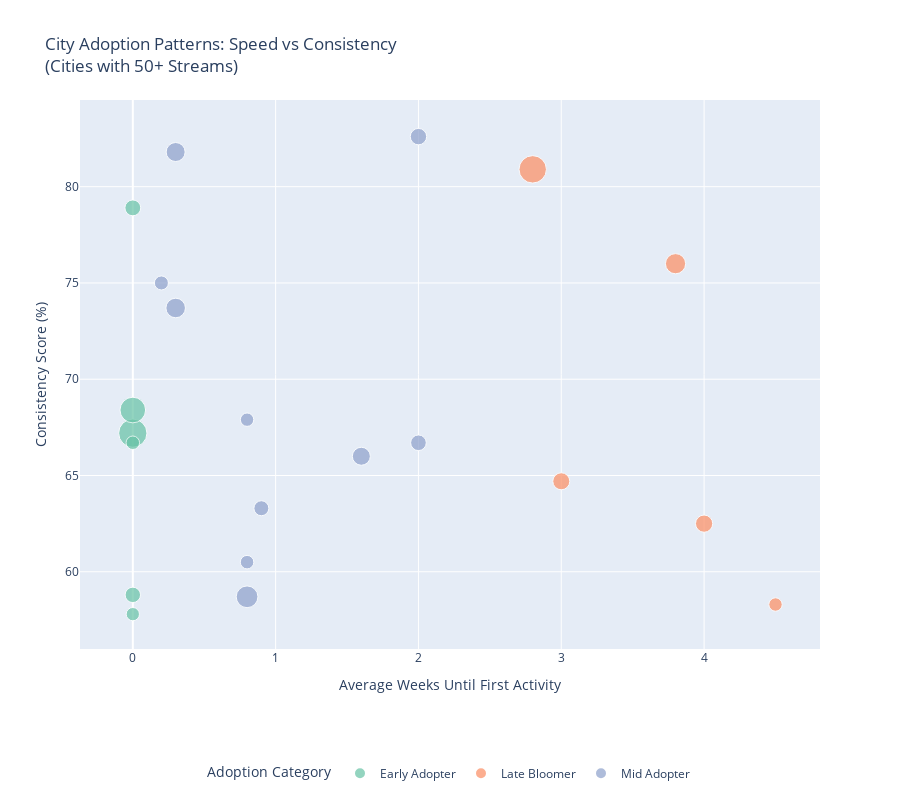
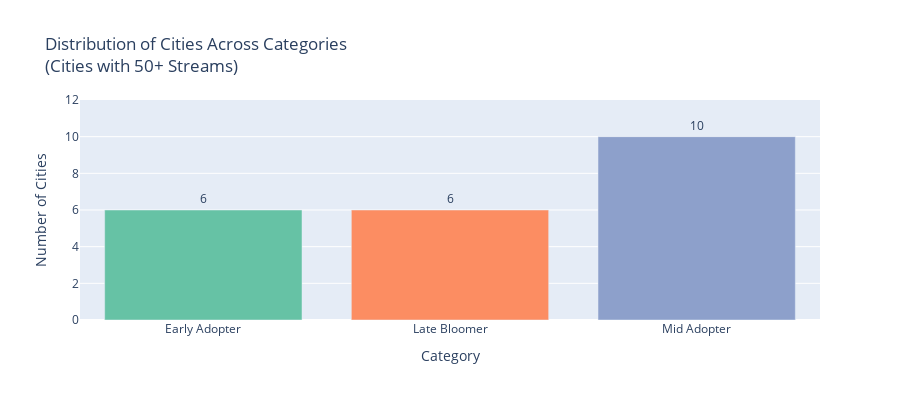

Notebook source saved alongside these figures, in order:
### Code cell
# This will show all the visualizations and printed output
city_metrics, song_metrics, category_metrics = analyze_peaks()

# Now you can use the DataFrames for further analysis
city_metrics.head()  # Only if you want to see the data

### Figure 1 — Plotly figure (JSON) as saved in the notebook; plotly's stock layout.template omitted (floating-point values rounded to 4 significant figures)
{"data": [{"customdata": [[67.2, 0, 232, "Early Adopter"], [68.4, 0, 191, "Early Adopter"], [66.7, 0, 53, "Early Adopter"], [78.9, 0, 73, "Early Adopter"], [58.8, 0, 69, "Early Adopter"], [57.8, 0, 51, "Early Adopter"]], "hovertemplate": "<b>%{hovertext}</b><br>Consistency: %{customdata[0]:.1f}%<br>Weeks to First Stream: %{customdata[1]:.1f}<br>Total Streams: %{customdata[2]:,.0f}<br>Category: %{customdata[3]}<extra></extra>", "hovertext": ["Denver", "New York City", "Minneapolis", "Charlotte", "London", "Las Vegas"], "legendgroup": "Early Adopter", "marker": {"color": "rgb(102,194,165)", "size": [232, 191, 53, 73, 69, 51], "sizemode": "area", "sizeref": 0.58, "symbol": "circle"}, "mode": "markers", "name": "Early Adopter", "orientation": "v", "showlegend": true, "type": "scatter", "x": [0.0, 0.0, 0.0, 0.0, 0.0, 0.0], "xaxis": "x", "y": [67.2, 68.4, 66.7, 78.9, 58.8, 57.8], "yaxis": "y"}, {"customdata": [[76, 3.8, 118, "Late Bloomer"], [80.9, 2.8, 218, "Late Bloomer"], [62.5, 4, 86, "Late Bloomer"], [64.7, 3, 84, "Late Bloomer"], [66.7, null, 55, "Late Bloomer"], [58.3, 4.5, 52, "Late Bloomer"]], "hovertemplate": "<b>%{hovertext}</b><br>Consistency: %{customdata[0]:.1f}%<br>Weeks to First Stream: %{customdata[1]:.1f}<br>Total Streams: %{customdata[2]:,.0f}<br>Category: %{customdata[3]}<extra></extra>", "hovertext": ["Seattle", "Chicago", "Los Angeles", "San Jose", "Vancouver", "Paris"], "legendgroup": "Late Bloomer", "marker": {"color": "rgb(252,141,98)", "size": [118, 218, 86, 84, 55, 52], "sizemode": "area", "sizeref": 0.58, "symbol": "circle"}, "mode": "markers", "name": "Late Bloomer", "orientation": "v", "showlegend": true, "type": "scatter", "x": [3.8, 2.8, 4.0, 3.0, NaN, 4.5], "xaxis": "x", "y": [76.0, 80.9, 62.5, 64.7, 66.7, 58.3], "yaxis": "y"}, {"customdata": [[73.7, 0.3, 111, "Mid Adopter"], [81.8, 0.3, 105, "Mid Adopter"], [58.7, 0.8, 137, "Mid Adopter"], [82.6, 2, 78, "Mid Adopter"], [63.3, 0.9, 65, "Mid Adopter"], [75, 0.2, 57, "Mid Adopter"], [60.5, 0.8, 53, "Mid Adopter"], [67.9, 0.8, 52, "Mid Adopter"], [66.7, 2, 71, "Mid Adopter"], [66, 1.6, 94, "Mid Adopter"]], "hovertemplate": "<b>%{hovertext}</b><br>Consistency: %{customdata[0]:.1f}%<br>Weeks to First Stream: %{customdata[1]:.1f}<br>Total Streams: %{customdata[2]:,.0f}<br>Category: %{customdata[3]}<extra></extra>", "hovertext": ["Atlanta", "Portland", "Toronto", "Detroit", "Nashville", "Boston", "St. Louis", "Sacramento", "Dallas", "Tokyo"], "legendgroup": "Mid Adopter", "marker": {"color": "rgb(141,160,203)", "size": [111, 105, 137, 78, 65, 57, 53, 52, 71, 94], "sizemode": "area", "sizeref": 0.58, "symbol": "circle"}, "mode": "markers", "name": "Mid Adopter", "orientation": "v", "showlegend": true, "type": "scatter", "x": [0.3, 0.3, 0.8, 2.0, 0.9, 0.2, 0.8, 0.8, 2.0, 1.6], "xaxis": "x", "y": [73.7, 81.8, 58.7, 82.6, 63.3, 75.0, 60.5, 67.9, 66.7, 66.0], "yaxis": "y"}], "layout": {"height": 800, "legend": {"itemsizing": "constant", "orientation": "h", "title": {"text": "Adoption Category"}, "tracegroupgap": 0, "x": 0.5, "xanchor": "center", "y": -0.2, "yanchor": "top"}, "showlegend": true, "title": {"text": "City Adoption Patterns: Speed vs Consistency<br>(Cities with 50+ Streams)"}, "xaxis": {"anchor": "y", "domain": [0, 1], "title": {"text": "Average Weeks Until First Activity"}}, "yaxis": {"anchor": "x", "domain": [0, 1], "title": {"text": "Consistency Score (%)"}}}}

### Figure 2 — Plotly figure (JSON) as saved in the notebook; plotly's stock layout.template omitted (floating-point values rounded to 4 significant figures)
{"data": [{"customdata": [[111.5]], "hovertemplate": "<b>%{x}</b><br>Number of Cities: %{y}<br>Average Streams per City: %{customdata[0]:,.0f}<extra></extra>", "legendgroup": "Early Adopter", "marker": {"color": "rgb(102,194,165)", "pattern": {"shape": ""}}, "name": "Early Adopter", "orientation": "v", "showlegend": true, "textposition": "outside", "texttemplate": "%{y}", "type": "bar", "x": ["Early Adopter"], "xaxis": "x", "y": [6], "yaxis": "y"}, {"customdata": [[102.2]], "hovertemplate": "<b>%{x}</b><br>Number of Cities: %{y}<br>Average Streams per City: %{customdata[0]:,.0f}<extra></extra>", "legendgroup": "Late Bloomer", "marker": {"color": "rgb(252,141,98)", "pattern": {"shape": ""}}, "name": "Late Bloomer", "orientation": "v", "showlegend": true, "textposition": "outside", "texttemplate": "%{y}", "type": "bar", "x": ["Late Bloomer"], "xaxis": "x", "y": [6], "yaxis": "y"}, {"customdata": [[82.3]], "hovertemplate": "<b>%{x}</b><br>Number of Cities: %{y}<br>Average Streams per City: %{customdata[0]:,.0f}<extra></extra>", "legendgroup": "Mid Adopter", "marker": {"color": "rgb(141,160,203)", "pattern": {"shape": ""}}, "name": "Mid Adopter", "orientation": "v", "showlegend": true, "textposition": "outside", "texttemplate": "%{y}", "type": "bar", "x": ["Mid Adopter"], "xaxis": "x", "y": [10], "yaxis": "y"}], "layout": {"barmode": "relative", "height": 400, "legend": {"title": {"text": "category"}, "tracegroupgap": 0}, "margin": {"t": 100}, "showlegend": false, "title": {"text": "Distribution of Cities Across Categories<br>(Cities with 50+ Streams)"}, "xaxis": {"anchor": "y", "categoryarray": ["Early Adopter", "Late Bloomer", "Mid Adopter"], "categoryorder": "array", "domain": [0, 1], "title": {"text": "Category"}}, "yaxis": {"anchor": "x", "domain": [0, 1], "range": [0, 12], "title": {"text": "Number of Cities"}}}}
